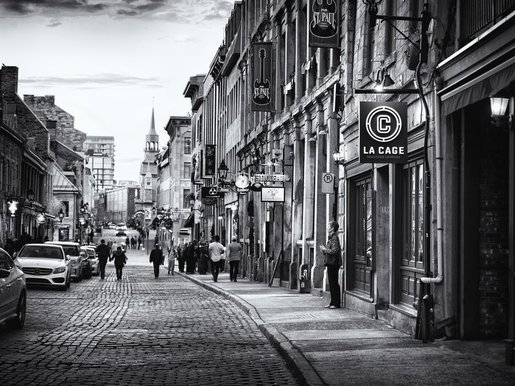
%> input picture Analytic1/matlab_files/photo.png, 515 x 386 px, shrunk from 768 x 576 before the run
$ octave ex5.m   (GNU Octave 9; MATLAB toolbox functions it lacks are replaced by stand-ins)
%> lines starting %> are read from the running program, lines starting %| are printed output that depends on the picture; in (x1, y1, x2, y2) boxes, pixels count from 0 and x2, y2 are one past the last pixel; in counts of white or black regions, pixels touching at a corner belong together; the program's own positions count from 1
### Analytic1/matlab_files/levelReconstruction.m
function [f_hat, snr] = levelReconstruction(m, f)
% Reconstruction of an image based on the level sets.
%
% Usage:
%       [f_hat, snr] = levelReconstruction(m, I)
%
% Description:
% Returns the reconstructed image and the
% Peak SNR of the reconstruction.
%
% In:
%   f : input image
%   m : number of level sets.
%
% Out:
%   f_hat : reconstructed image
%   snr : peak SNR of the reconstruction


% Get m uniform distributed level sets in range [0, 255].
v = randi(255 ,m , 1);

% For each level set compute the indicator function.
f_hat = zeros(size(f, 1), size(f, 2));

for level = 1:m
    level_set = (f >= v(level));
    f_hat = max(f_hat, v(level)*level_set);
end

snr = 20 * log10(255 ./ norm(double(f) - f_hat));

end

### Analytic1/matlab_files/ex5.m
% clear all.
clear all; close all; clc;

% Read input image and convert it to grayscale.
I = imread('photo.png');
%> I is the input picture: size 386x515x3 uint8; mean R, G, B 104.8, 105.7, 108.5
I = rgb2gray(I);
%> I: size 386x515 uint8

% ------------------------ %
%       Question (a)       %
% ------------------------ %

% Set number of isoheight contours.
m = 8;
% Get uniform distributed levels.
v = randi(255 ,m , 1);
% Get m isoheight contours.
A = (I == v(1) | I == v(2) | I == v(3) | I == v(4) | I == v(5) | I == v(6) | I == v(7) | I == v(8));
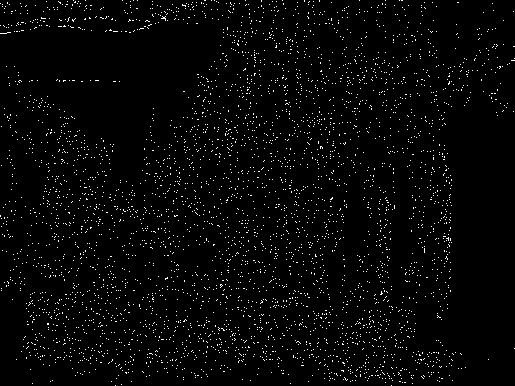
%> A: size 386x515 logical; 2.6% white in thin lines or dots
% Plotting
f = figure;
imshow(A);
saveas(f, '5a.png');


% ------------------------ %
%       Question (b)       %
% ------------------------ %

% Set number of uniform distributed level sets.
m = 8;
% Compute reconstructed image
[f_hat, ~] = levelReconstruction(m, I);
%> the loop in levelReconstruction, `for level = 1:m` made 8 passes
%> pass 1, in levelReconstruction, `level_set = (f >= v(level));`:
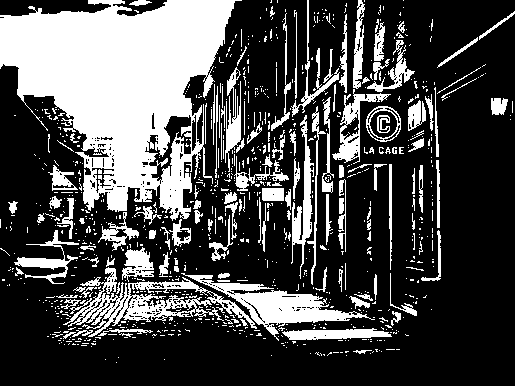
%> level_set: size 386x515 logical; 29.4% white; 926 white regions (786 under 20 px), largest, box (x1, y1, x2, y2) and area: (0, 0, 242, 221) 29415, (63, 267, 257, 337) 3530, (181, 273, 375, 341) 3206
%> pass 2, in levelReconstruction, `level_set = (f >= v(level));`:
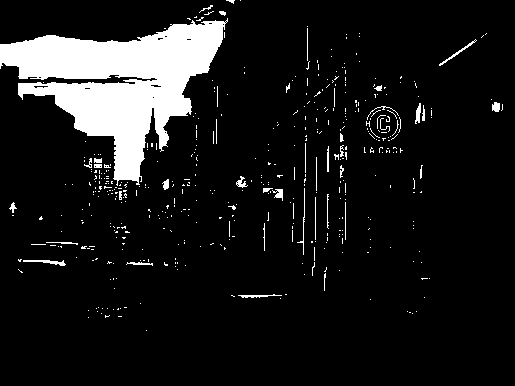
%> level_set: size 386x515 logical; 10% white; 463 white regions (423 under 20 px), largest, box (x1, y1, x2, y2) and area: (0, 18, 228, 186) 16905, (23, 260, 66, 266) 115, (439, 39, 477, 66) 100
%> pass 2, in levelReconstruction, `f_hat = max(f_hat, v(level)*level_set);`:
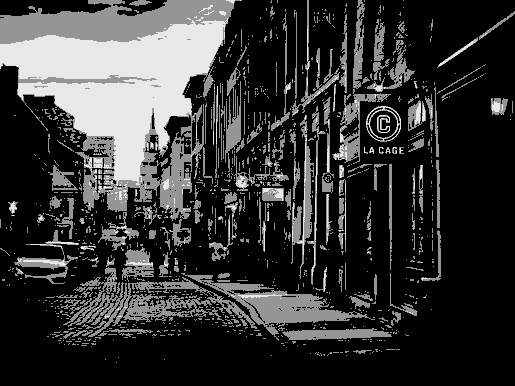
%> f_hat: size 386x515 double; min 0, max 232, mean 52.1
%> after the loop in levelReconstruction, `for level = 1:m`:
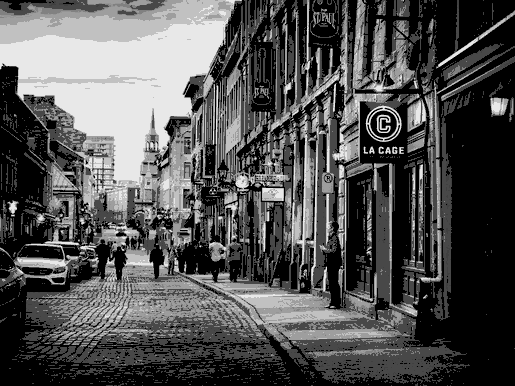
%> f_hat: size 386x515 double; min 0, max 232, mean 82.4
%> in levelReconstruction, `snr = 20 * log10(255 ./ norm(double(f) - f_hat));`: snr = -32.34
% Plot reconstructed image
f = figure;
imshow(f_hat);
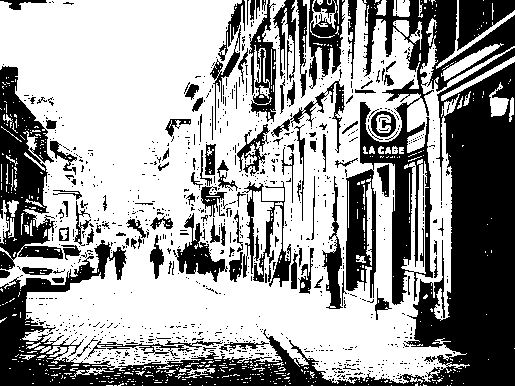
%> displayed picture: size 386x515, on the screen's scale of 0 to 255; 61.5% white; 1004 black regions (888 under 20 px), largest, box (x1, y1, x2, y2) and area: (0, 48, 515, 386) 33898, (346, 0, 515, 305) 12993, (0, 66, 63, 270) 6299
saveas(f, '5b.png');

% ------------------------ %
%       Question (c)       %
% ------------------------ %

% Set different number of levels.
number_of_levels = [4,8,16,32,64,128];
% Initialize peak SNRs
SNRs = zeros(length(number_of_levels), 1);
% For each number of levels compute peak SNR.
for m = 1:length(number_of_levels)
    [~, SNRs(m)] = levelReconstruction(number_of_levels(m), I);
end
%> this loop made 6 passes
%> snr in levelReconstruction on passes 1 to 6: -36.39, -33.04, -27.74, -22.13, -13.88, -7.38
%> after the loop, SNRs = [-36.39; -33.04; -27.74; -22.13; -13.88; -7.38]
% Plot peak SNRs.
f = figure;
plot(number_of_levels , SNRs);
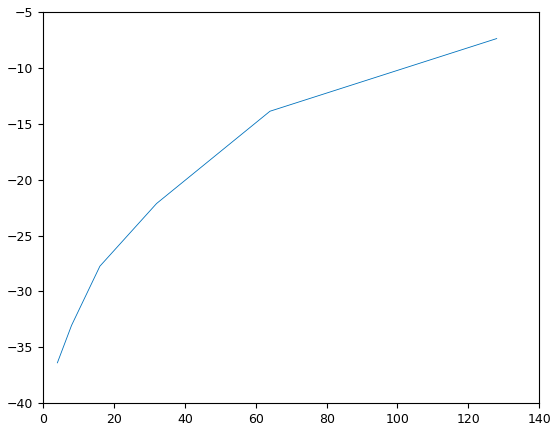
%> figure redrawn from the program's plot data
saveas(f, '5c.png');
